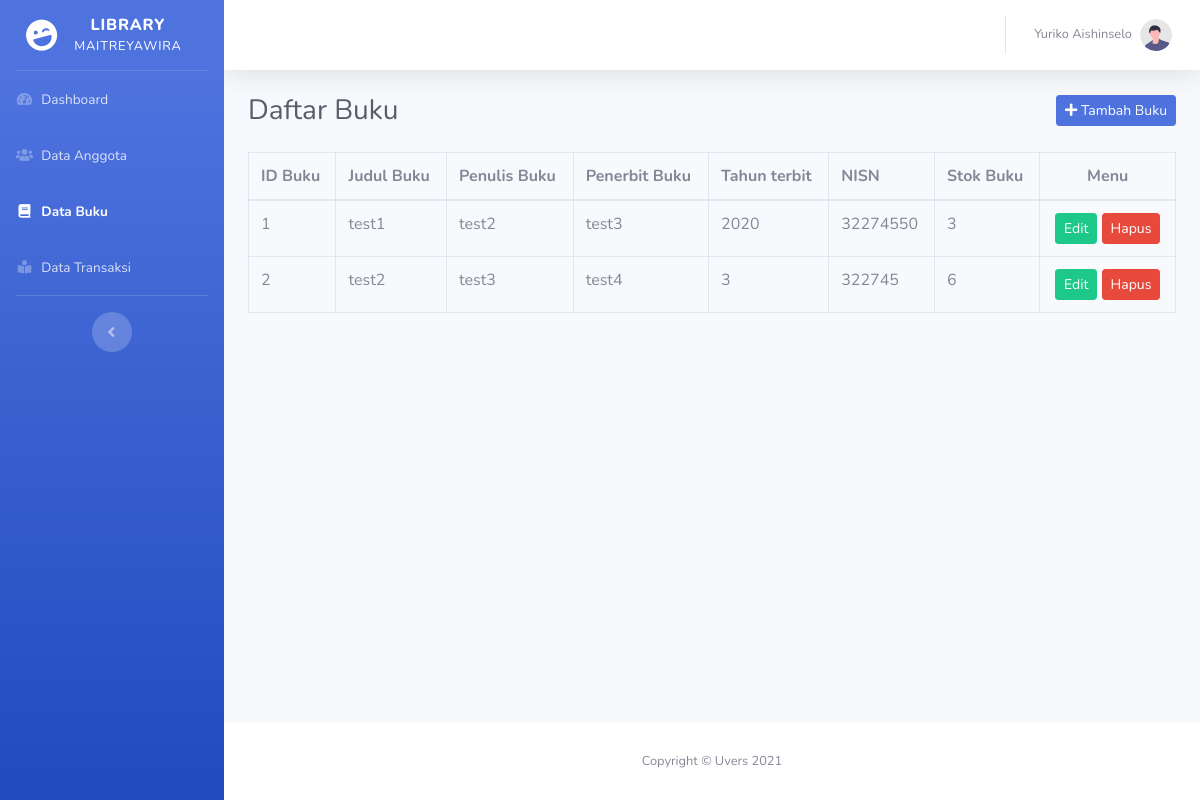
The app's page /index.php?page=daftarBuku, older data.
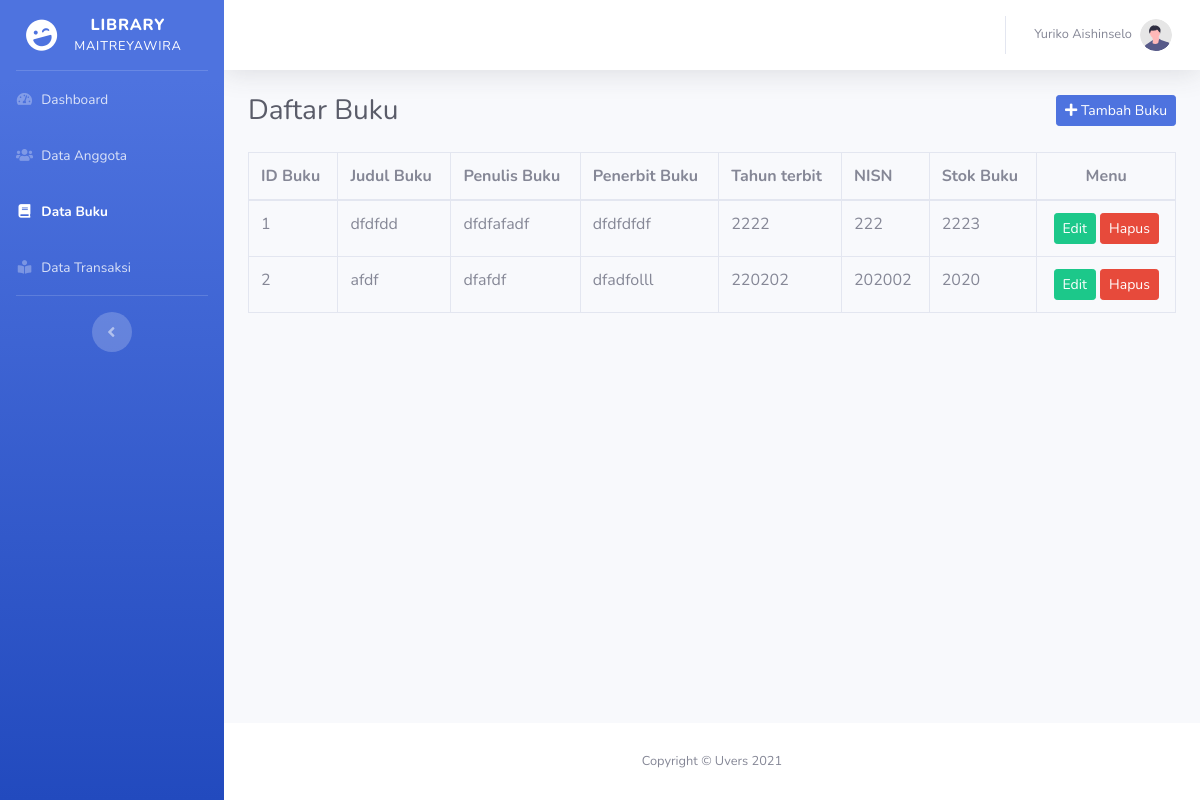
The same page, newer data.
### tables this page shows
CREATE TABLE `tabel_buku` (
  `id_buku` int(11) NOT NULL,
  `judul_buku` varchar(64) NOT NULL,
  `penulis_buku` varchar(64) NOT NULL,
  `penerbit_buku` varchar(64) NOT NULL,
  `tahun_terbit` int(11) NOT NULL,
  `nisn` int(11) NOT NULL,
  `stok_buku` int(11) NOT NULL
);

### Pages/Buku/daftarBuku.php (the view, shortened to what this page needs)
<div class="d-sm-flex align-items-center justify-content-between mb-4">
    <h1 class="h3 mb-0 text-gray-800">Daftar Buku</h1>
    <a href="index.php?page=tambahBuku" class="btn btn-primary btn-sm">
        <i class="fas fa-plus"></i> Tambah Buku
    </a>
</div>
<div class="table-responsive">
    <table class="table table-bordered" width="100%" cellspacing="0">
        <thead>
            <tr>
                <th>ID Buku</th>
                <th>Judul Buku</th>
                <th>Penulis Buku</th>
                <th>Penerbit Buku</th>
                <th>Tahun terbit</th>
                <th>NISN</th>
                <th>Stok Buku</th>
                <th class="text-center">Menu</th>
            </tr>
        </thead>
        <tbody>
            <?php
            include "koneksi.php";
            $sql = "SELECT * FROM tabel_buku";
            $query = mysqli_query($db, $sql);
            while ($data = mysqli_fetch_array($query)) {
                ?>
                <tr>
                    <td><?php echo $data['id_buku']; ?></td>
                    <td><?php echo $data['judul_buku']; ?></td>
                    <td><?php echo $data['penulis_buku']; ?></td>
                    <td><?php echo $data['penerbit_buku']; ?></td>
                    <td><?php echo $data['tahun_terbit']; ?></td>
                    <td><?php echo $data['nisn']; ?></td>
                    <td><?php echo $data['stok_buku']; ?></td>
                    <td class="text-center">
                        <a href="index.php?page=editBuku&id=<?php echo $data['id_buku']; ?>"
                            class="btn btn-sm btn-success">Edit</a>
                        <a href="index.php?page=hapusBukuLogic&id=<?php echo $data['id_buku']; ?>"
                            onclick="return confirm('Apakah Anda yakin ingin menghapus anggota ini?')"
                            class="btn btn-sm btn-danger">Hapus</a>
                    </td>
                </tr>
                <?php
            }
            ?>
        </tbody>
    </table>
</div>

Row changes from the older to the newer data that the page shows:
changed tabel_buku id 1: judul_buku "test1" → "dfdfdd"; penulis_buku "test2" → "dfdfafadf"; penerbit_buku "test3" → "dfdfdfdf"; tahun_terbit "2020" → "2222"; nisn "32274550" → "222"; stok_buku "3" → "2223"
changed tabel_buku id 2: judul_buku "test2" → "afdf"; penulis_buku "test3" → "dfafdf"; penerbit_buku "test4" → "dfadfolll"; tahun_terbit "3" → "220202"; nisn "322745" → "202002"; stok_buku "6" → "2020"
